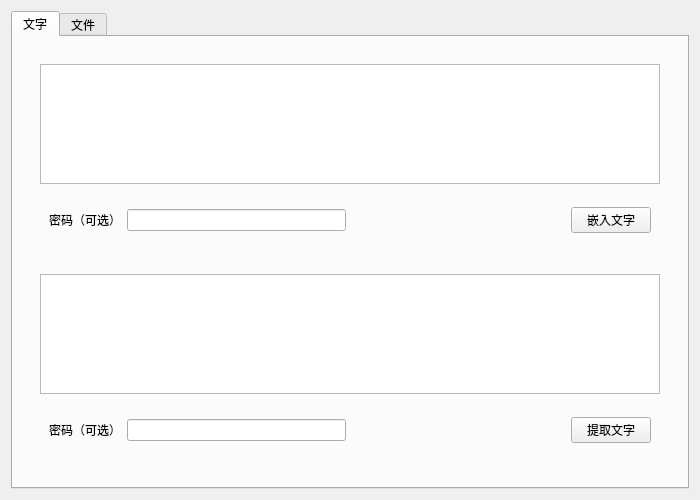
<?xml version="1.0" encoding="UTF-8"?>
<ui version="4.0">
 <class>Form</class>
 <widget class="QWidget" name="Form">
  <property name="geometry">
   <rect>
    <x>0</x>
    <y>0</y>
    <width>700</width>
    <height>500</height>
   </rect>
  </property>
  <property name="sizePolicy">
   <sizepolicy hsizetype="Expanding" vsizetype="Expanding">
    <horstretch>0</horstretch>
    <verstretch>0</verstretch>
   </sizepolicy>
  </property>
  <property name="minimumSize">
   <size>
    <width>700</width>
    <height>500</height>
   </size>
  </property>
  <property name="maximumSize">
   <size>
    <width>700</width>
    <height>500</height>
   </size>
  </property>
  <property name="windowTitle">
   <string>Form</string>
  </property>
  <layout class="QGridLayout" name="gridLayout_2">
   <item row="0" column="0">
    <widget class="QTabWidget" name="tabWidget">
     <property name="currentIndex">
      <number>0</number>
     </property>
     <widget class="QWidget" name="EmbedText">
      <property name="sizePolicy">
       <sizepolicy hsizetype="Expanding" vsizetype="Expanding">
        <horstretch>0</horstretch>
        <verstretch>0</verstretch>
       </sizepolicy>
      </property>
      <attribute name="title">
       <string>文字</string>
      </attribute>
      <layout class="QVBoxLayout" name="verticalLayout">
       <item>
        <widget class="QWidget" name="widget" native="true">
         <layout class="QVBoxLayout" name="verticalLayout_3" stretch="1,1">
          <item>
           <widget class="QWidget" name="widget_3" native="true">
            <layout class="QVBoxLayout" name="verticalLayout_4" stretch="2,1">
             <item>
              <widget class="QTextEdit" name="LSBTextEmbed"/>
             </item>
             <item>
              <widget class="QWidget" name="widget_5" native="true">
               <layout class="QHBoxLayout" name="horizontalLayout">
                <item>
                 <widget class="QLabel" name="label">
                  <property name="text">
                   <string>密码（可选）</string>
                  </property>
                 </widget>
                </item>
                <item>
                 <widget class="QLineEdit" name="LSBEmbedTextPass"/>
                </item>
                <item>
                 <spacer name="horizontalSpacer">
                  <property name="orientation">
                   <enum>Qt::Horizontal</enum>
                  </property>
                  <property name="sizeHint" stdset="0">
                   <size>
                    <width>40</width>
                    <height>20</height>
                   </size>
                  </property>
                 </spacer>
                </item>
                <item>
                 <widget class="QPushButton" name="LSBEmbedTextButton">
                  <property name="text">
                   <string>嵌入文字</string>
                  </property>
                 </widget>
                </item>
               </layout>
              </widget>
             </item>
            </layout>
           </widget>
          </item>
          <item>
           <widget class="QWidget" name="widget_4" native="true">
            <layout class="QVBoxLayout" name="verticalLayout_5" stretch="2,1">
             <item>
              <widget class="QTextBrowser" name="LSBTextExtract"/>
             </item>
             <item>
              <widget class="QWidget" name="widget_6" native="true">
               <layout class="QHBoxLayout" name="horizontalLayout_2">
                <item>
                 <widget class="QLabel" name="label_2">
                  <property name="text">
                   <string>密码（可选）</string>
                  </property>
                 </widget>
                </item>
                <item>
                 <widget class="QLineEdit" name="LSBExtractTextPass"/>
                </item>
                <item>
                 <spacer name="horizontalSpacer_2">
                  <property name="orientation">
                   <enum>Qt::Horizontal</enum>
                  </property>
                  <property name="sizeHint" stdset="0">
                   <size>
                    <width>40</width>
                    <height>20</height>
                   </size>
                  </property>
                 </spacer>
                </item>
                <item>
                 <widget class="QPushButton" name="LSBExtractTextButton">
                  <property name="text">
                   <string>提取文字</string>
                  </property>
                 </widget>
                </item>
               </layout>
              </widget>
             </item>
            </layout>
           </widget>
          </item>
         </layout>
        </widget>
       </item>
      </layout>
     </widget>
     <widget class="QWidget" name="EmbedFile">
      <property name="sizePolicy">
       <sizepolicy hsizetype="Expanding" vsizetype="Preferred">
        <horstretch>0</horstretch>
        <verstretch>0</verstretch>
       </sizepolicy>
      </property>
      <attribute name="title">
       <string>文件</string>
      </attribute>
      <layout class="QVBoxLayout" name="verticalLayout_2">
       <item>
        <widget class="QWidget" name="widget_2" native="true">
         <layout class="QVBoxLayout" name="verticalLayout_6" stretch="1,1">
          <item>
           <widget class="QWidget" name="widget_8" native="true">
            <layout class="QVBoxLayout" name="verticalLayout_7" stretch="1,1,1">
             <item>
              <widget class="QLabel" name="LSBEmbedFilePath">
               <property name="text">
                <string>TextLabel</string>
               </property>
              </widget>
             </item>
             <item>
              <widget class="QLabel" name="LSBEmbededImgPath">
               <property name="text">
                <string>TextLabel</string>
               </property>
              </widget>
             </item>
             <item>
              <widget class="QWidget" name="widget_9" native="true">
               <layout class="QHBoxLayout" name="horizontalLayout_3">
                <item>
                 <widget class="QLabel" name="label_6">
                  <property name="text">
                   <string>密码（可选）</string>
                  </property>
                 </widget>
                </item>
                <item>
                 <widget class="QLineEdit" name="LSBEmbedFilePass"/>
                </item>
                <item>
                 <widget class="QPushButton" name="LSBSelectFile">
                  <property name="text">
                   <string>选择文件</string>
                  </property>
                 </widget>
                </item>
                <item>
                 <widget class="QPushButton" name="LSBEmbedFile">
                  <property name="text">
                   <string>嵌入文件</string>
                  </property>
                 </widget>
                </item>
               </layout>
              </widget>
             </item>
            </layout>
           </widget>
          </item>
          <item>
           <widget class="QWidget" name="widget_7" native="true">
            <layout class="QVBoxLayout" name="verticalLayout_8" stretch="1,1">
             <item>
              <widget class="QLabel" name="LSBExctractFilePath">
               <property name="text">
                <string>TextLabel</string>
               </property>
              </widget>
             </item>
             <item>
              <widget class="QWidget" name="widget_10" native="true">
               <layout class="QHBoxLayout" name="horizontalLayout_4">
                <item>
                 <widget class="QLabel" name="label_3">
                  <property name="text">
                   <string>密码（可选）</string>
                  </property>
                 </widget>
                </item>
                <item>
                 <widget class="QLineEdit" name="LSBExtractFilePass"/>
                </item>
                <item>
                 <spacer name="horizontalSpacer_3">
                  <property name="orientation">
                   <enum>Qt::Horizontal</enum>
                  </property>
                  <property name="sizeHint" stdset="0">
                   <size>
                    <width>40</width>
                    <height>20</height>
                   </size>
                  </property>
                 </spacer>
                </item>
                <item>
                 <widget class="QPushButton" name="pushButton">
                  <property name="text">
                   <string>提取文件</string>
                  </property>
                 </widget>
                </item>
               </layout>
              </widget>
             </item>
            </layout>
           </widget>
          </item>
         </layout>
        </widget>
       </item>
      </layout>
     </widget>
    </widget>
   </item>
  </layout>
 </widget>
 <resources/>
 <connections/>
</ui>
